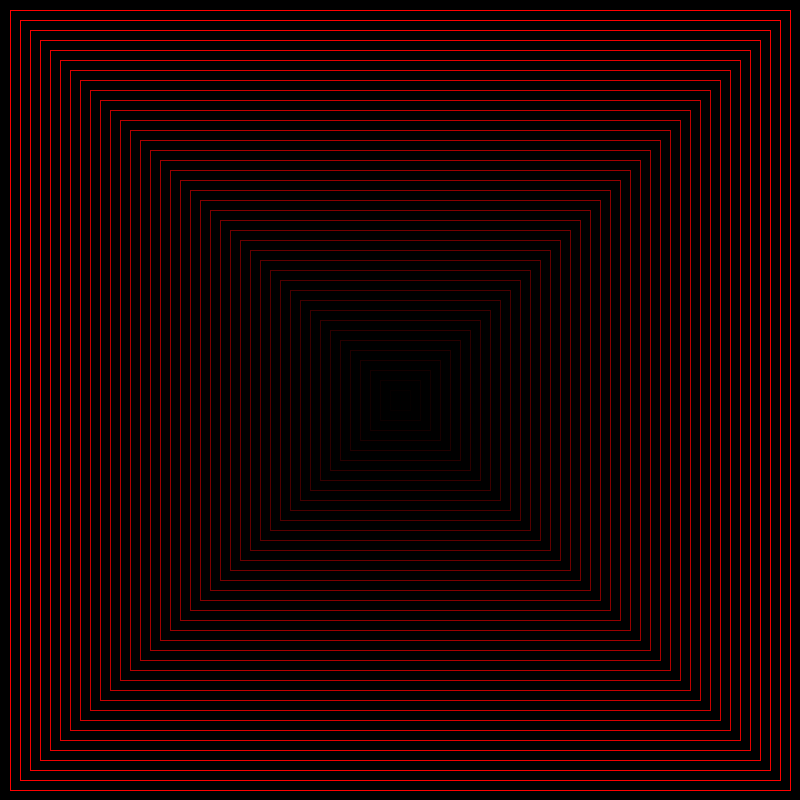
Frame 1 (no input)
Frame 60 (the mouse pressed at the canvas centre just before this capture): identical to frame 1, image omitted
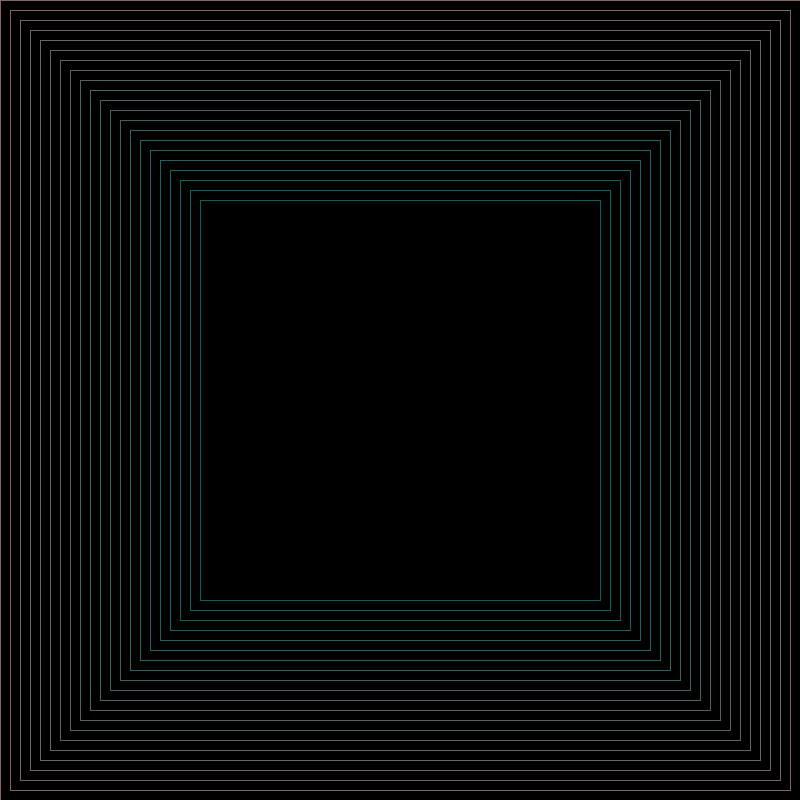
Frame 120 (the mouse held since frame 60 and released just before this capture)

The Processing sketch that drew these frames (run headless with seeded random() and noise(); from frame 60 on, the mouse is pressed at the canvas centre):

// Processing sketch: LSI_048_quadsMouse
// ── LSI_048_quadsMouse.pde
void setup() {
  size(800, 800); 
  rectMode(CENTER);
}


void draw() {

  background(0);
  stroke(255);
  noFill();

  // drawing rect
  for (int i=0; i<width; i=i+20) {
    stroke(i/3, mouseY/4, mouseX/4);   //color depending on y and x  
    rect(width/2, height/2, i+mouseX, i+mouseY); //drawing rect
  }
}
